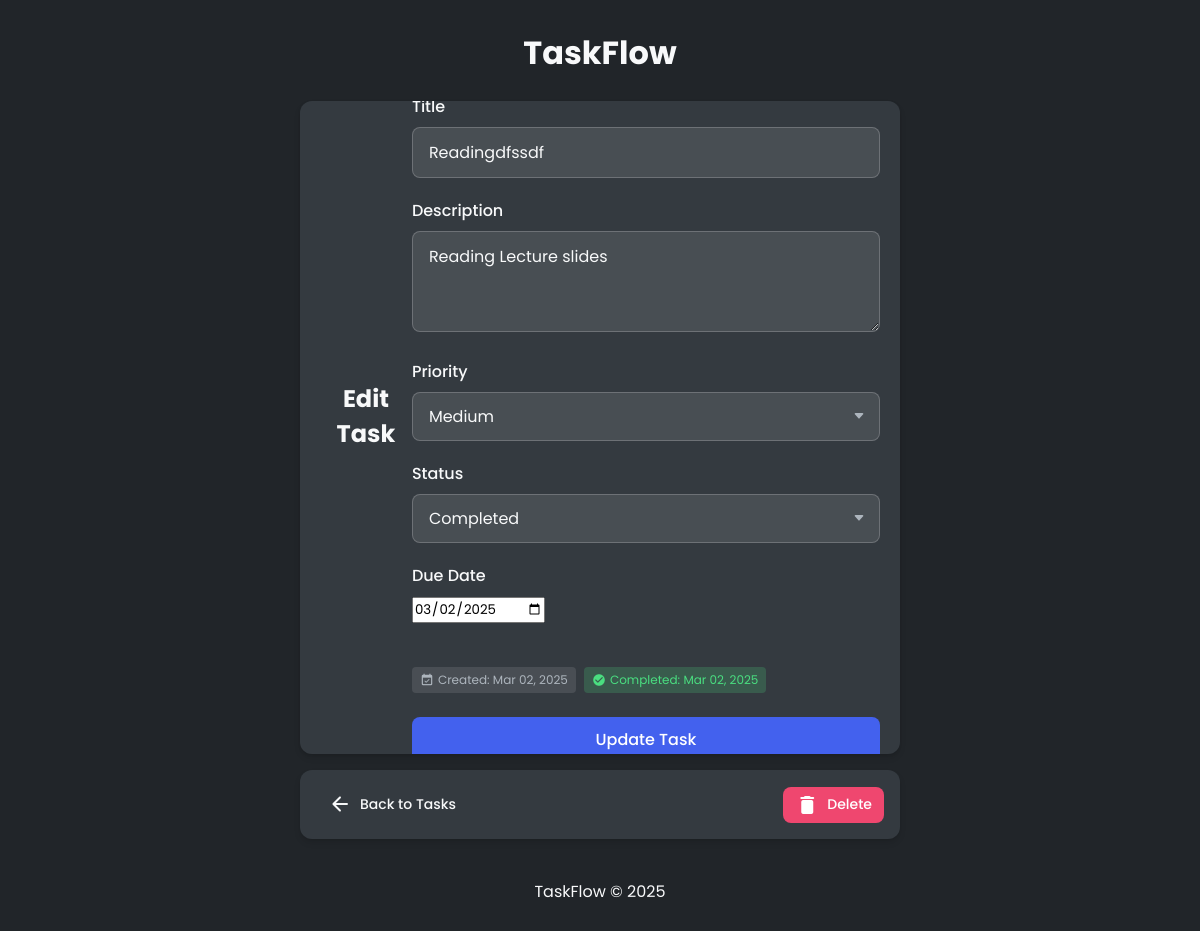
The app's page /tasks/edit/n7P4hAyf/ (signed in) with its own data.
### tasks/models.py (models this page shows, shortened)
class Task(models.Model):
    PRIORITY_CHOICES = (
        ('low', 'Low'),
        ('medium', 'Medium'),
        ('high', 'High'),
    )
    STATUS_CHOICES = (
        ('pending', 'Pending'),
        ('in_progress', 'In Progress'),
        ('completed', 'Completed'),
    )
    task_id = models.CharField(max_length=8, primary_key=True, unique=True)
    user = models.ForeignKey(
        settings.AUTH_USER_MODEL, on_delete=models.CASCADE
    )
    title = models.CharField(max_length=100)
    description = models.TextField(blank=True, null=True)
    priority = models.CharField(
        max_length=10,
        choices=PRIORITY_CHOICES,
        default='medium'
    )
    status = models.CharField(
        max_length=15,
        choices=STATUS_CHOICES,
        default='pending'
    )
    due_date = models.DateField(blank=True, null=True)
    created_date = models.DateField(auto_now_add=True)
    completed_date = models.DateField(blank=True, null=True)
    class Meta:
        ordering = ['due_date', '-priority', 'created_date']

### tasks/views.py (the view, shortened to what this page needs)
# urls.py: path('tasks/edit/<slug:pk>/', views.tasks_edit, name='tasks_edit'),
def tasks_edit(request, pk):
    if request.method == 'GET':
        context = {}
        if request.user.is_authenticated:
            task = get_object_or_404(models.Task, task_id=pk, user=request.user)
            form = forms.TaskForm(instance=task)
        context.update({'task': task, 'form': form})
        return render(request, 'tasks/edit.html', context)

### tasks/forms.py
class TaskForm(forms.ModelForm):
    due_date = forms.DateField(
        required=False,
        widget=forms.DateInput(
            attrs={'type': 'date', 'min': timezone.now().date().isoformat()}
        )
    )
    class Meta:
        model = models.Task
        fields = (
            'title',
            'description',
            'priority',
            'status',
            'due_date',
        )
        widgets = {
            'title': forms.TextInput(
                attrs={'placeholder': 'Title', 'autofocus': True, 'class': 'form-control'}
            ),
            'description': forms.Textarea(
                attrs={'placeholder': 'Description', 'rows': 3, 'class': 'form-control'}
            ),
            'priority': forms.Select(
                attrs={'class': 'form-select'}
            ),
            'status': forms.Select(
                attrs={'class': 'form-select'}
            ),
        }

### tasks/templates/tasks/edit.html (shortened to what this page needs)
{% extends "tasks/base.html" %}
{% block content %}
<div id="box-form" class="box">
    <h2 class="text-center mb-3">Edit Task</h2>
    <form id="edit-form" method="POST">
        <div class="form-group">
            <label class="form-label" for="{{ form.title.id_for_label }}">Title</label>
            {{ form.title }}
        </div>
        <div class="form-group">
            <label class="form-label" for="{{ form.description.id_for_label }}">Description</label>
            {{ form.description }}
        </div>
        <div class="form-group">
            <label class="form-label" for="{{ form.priority.id_for_label }}">Priority</label>
            {{ form.priority }}
        </div>
        <div class="form-group">
            <label class="form-label" for="{{ form.status.id_for_label }}">Status</label>
            {{ form.status }}
        </div>
        <div class="form-group">
            <label class="form-label" for="{{ form.due_date.id_for_label }}">Due Date</label>
            {{ form.due_date }}
        </div>
        <div class="task-meta mt-3 mb-3">
            <div class="task-meta-item">
                <span class="material-icons-round notranslate">event_available</span>
                {% if request.user.is_authenticated %}
                    Created: {{task.created_date|date:"M d, Y"}}
                {% else %}
                    Created: {{datetime|date:"M d, Y"}}
                {% endif %}
            </div>
            {% if task.completed_date %}
            <div class="task-meta-item status-completed">
                <span class="material-icons-round notranslate">check_circle</span>
                Completed: {{task.completed_date|date:"M d, Y"}}
            </div>
            {% endif %}
        </div>
        <button type="submit" class="btn btn-primary btn-block">Update Task</button>
    </form>
</div>
<div class="buttons-box">
    <div class="action-button">
        <a href="{% url 'tasks' %}" class="btn btn-sm">
            <span class="material-icons-round notranslate">arrow_back</span>
            Back to Tasks
        </a>
    </div>
    <div class="buttons">
        <a href="{% url 'tasks_delete' task.task_id %}" class="btn btn-danger btn-sm">
            <span class="material-icons-round notranslate">delete</span>
            Delete
        </a>
    </div>
</div>
{% endblock %}

### tasks/static/tasks/css/styles.css (style rules this page uses)
:root { --primary-color: #4361ee; --primary-light: #4895ef; --primary-dark: #3f37c9; --secondary-color: #4cc9f0; --accent-color: #f72585; --success-color: #4ade80; --warning-color: #fb8500; --danger-color: #ef476f; --background-dark: #212529; --background-light: #f8f9fa; --card-background: #343a40; --text-light: #f8f9fa; --text-dark: #212529; --text-muted: #adb5bd; --border-radius: 12px; --box-shadow: 0 4px 6px rgba(0, 0, 0, 0.1), 0 1px 3px rgba(0, 0, 0, 0.08); --transition-speed: 0.2s; }
* { font-family: 'Poppins', sans-serif; box-sizing: border-box; margin: 0; padding: 0; }
body { min-height: 100vh; display: flex; flex-direction: column; justify-content: center; align-items: center; padding: 20px; background-color: var(--background-dark); color: var(--text-light); }
a { text-decoration: none; color: inherit; }
.box, .buttons-box { width: 100%; background-color: var(--card-background); border-radius: var(--border-radius); box-shadow: var(--box-shadow); margin-bottom: 16px; overflow: hidden; }
.box { max-height: 70vh; overflow-y: auto; }
#box-form { display: flex; justify-content: center; align-items: center; height: auto; padding: 20px; }
.box form { display: flex; flex-direction: column; width: 100%; }
.form-group { margin-bottom: 20px; width: 100%; }
.form-label { display: block; margin-bottom: 8px; font-weight: 500; color: var(--text-light); }
.form-control { width: 100%; padding: 12px 16px; font-size: 16px; background-color: rgba(255, 255, 255, 0.1); border: 1px solid rgba(255, 255, 255, 0.2); border-radius: 8px; color: var(--text-light); transition: all var(--transition-speed); }
.form-control::placeholder { color: var(--text-muted); }
.form-select { width: 100%; padding: 12px 16px; font-size: 16px; background-color: rgba(255, 255, 255, 0.1); border: 1px solid rgba(255, 255, 255, 0.2); border-radius: 8px; color: var(--text-light); appearance: none; background-repeat: no-repeat; background-position: right 12px center; background-size: 16px 12px; }
.task-meta { display: flex; flex-wrap: wrap; gap: 8px; font-size: 12px; }
.task-meta-item { display: inline-flex; align-items: center; padding: 4px 8px; background-color: rgba(255, 255, 255, 0.1); border-radius: 4px; color: var(--text-muted); }
.task-meta-item .material-icons-round { font-size: 14px; margin-right: 4px; }
.task-meta-item.status-completed { background-color: rgba(78, 222, 128, 0.2); color: var(--success-color); }
.btn { display: inline-flex; align-items: center; justify-content: center; padding: 10px 20px; font-size: 16px; font-weight: 500; border-radius: 8px; border: none; cursor: pointer; transition: all var(--transition-speed); text-align: center; }
.btn-primary { background-color: var(--primary-color); color: white; }
.btn-danger { background-color: var(--danger-color); color: white; }
.btn-sm { padding: 6px 12px; font-size: 14px; }
.btn-block { display: block; width: 100%; }
.btn .material-icons-round { margin-right: 8px; }
.buttons-box { height: auto; padding: 16px; display: flex; justify-content: space-between; align-items: center; }
.buttons { display: flex; gap: 12px; }
.action-button { margin-right: auto; }
.text-center { text-align: center; }
.mb-3 { margin-bottom: 24px; }
.mt-3 { margin-top: 24px; }

### records on screen
Task: title "Readingdfssdf", description "Reading Lecture slides", priority "Medium", status "Completed", due_date "03/02/2025", created_date "Mar 02, 2025", completed_date "Mar 02, 2025"
